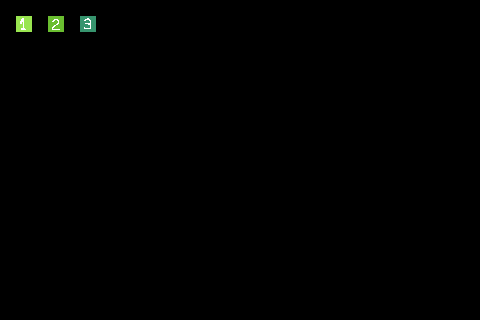

Below is a game level as drawn by its tile map, then a one-line description and the .tmx that defines it (tile-layer data replaced by summaries):
An orthogonal 30x20 tile map with 16x16 px tiles, 1 tile layer (input_set), 2 hidden layers not drawn.

<map version="1.8" tiledversion="1.8.2" orientation="orthogonal" renderorder="right-down" width="30" height="20" tilewidth="16" tileheight="16" infinite="0" nextlayerid="4" nextobjectid="1">
 <tileset firstgid="1" source="../spr_test_tileset.tsx" />
 <layer id="1" name="input_set" width="30" height="20">
  <data>[600 cells, 3 non-empty, 3 distinct tile ids]</data>
 </layer>
 <layer id="2" name="output_set" width="30" height="20" visible="0">
  <data>[600 cells, 3 non-empty, 3 distinct tile ids]</data>
 </layer>
 <layer id="3" name="regions" width="30" height="20" visible="0">
  <data>[600 cells, 3 non-empty, 3 distinct tile ids]</data>
 </layer>
</map>
